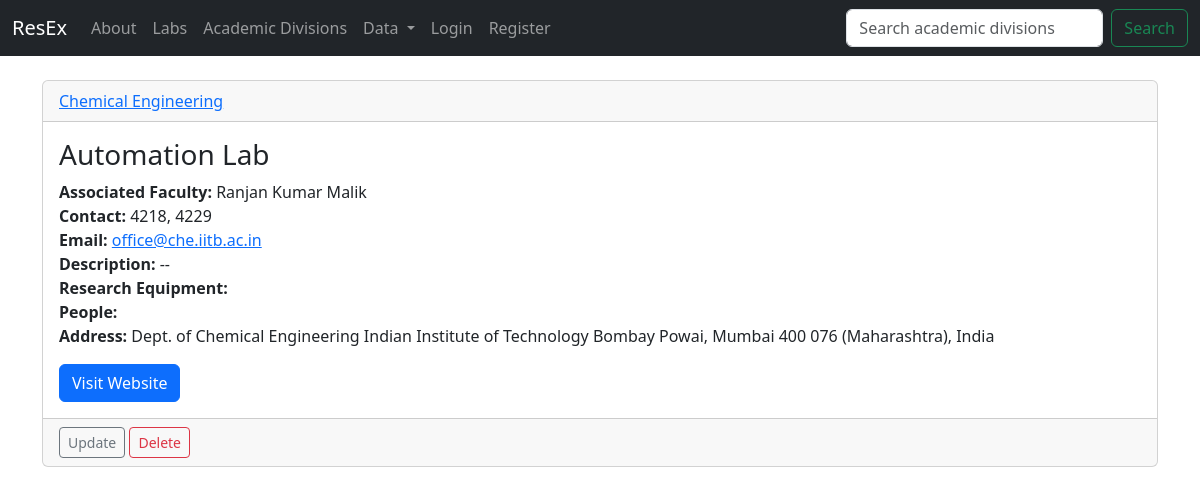
Before: /show_lab/3 with the older database file.
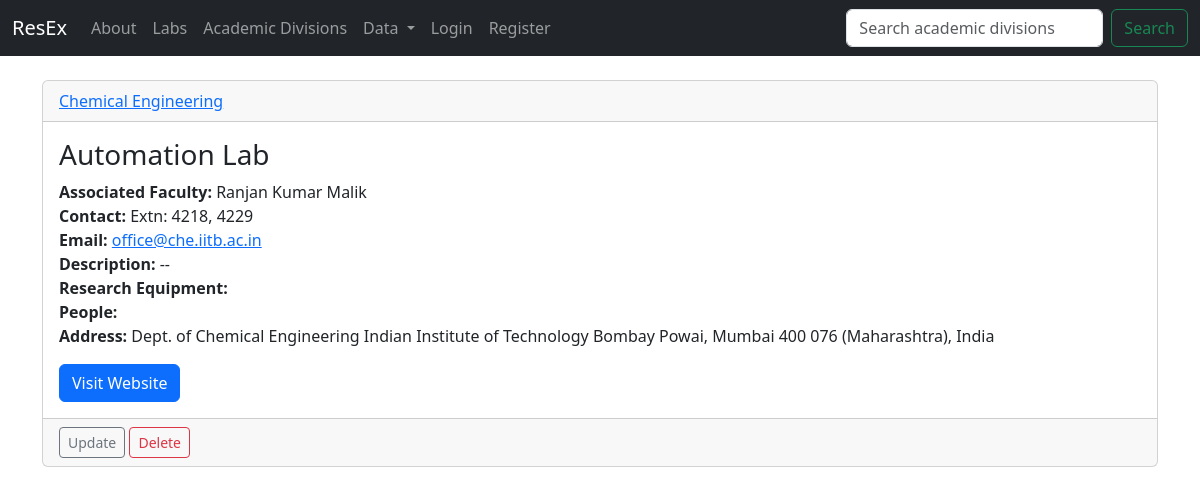
After: the same page with the newer database file.
### labs/models.py (models this page shows)
class Lab(models.Model):
	name = models.CharField('Lab Name', max_length=256)
	academic_division = models.ForeignKey(Academic_Division, blank=True, null=True, on_delete=models.SET_NULL)
	faculty = models.CharField('Faculty associated', blank=True, max_length=256)
	contact = models.CharField('Contact number', max_length=256, blank=True)
	description = models.TextField(blank=True)
	research_equipment = models.TextField(blank=True)
	web = models.URLField('Website address', blank=True)
	email_address = models.EmailField('Email Address', max_length=128, blank=True)
	associated_users = models.ManyToManyField(ResExUser, blank=True)
	address = models.CharField('Address', max_length=256, blank=True)
	poc_manager = models.ForeignKey(User, blank=True, null=True, on_delete=models.SET_NULL)
	def __str__(self):
		return self.name

class Academic_Division(models.Model):
	DEPARTMENT = 'Department'
	SCHOOL = 'School'
	INTERDISCIPLINARY_PROGRAM = 'Interdisciplinary Program'
	CENTRE = 'Centre'
	acad_div_type_CHOICES = [(DEPARTMENT, 'Department'),(SCHOOL, 'School'),	(INTERDISCIPLINARY_PROGRAM, 'Interdisciplinary Program'),(CENTRE, 'Centre'),]
	name = models.CharField('Academic Division Name', max_length=256)
	acad_div_type = models.CharField('Academic Division Type',max_length=28,choices=acad_div_type_CHOICES,default=DEPARTMENT,) # Dept, school, IDP, centers
	web = models.URLField('Website address')
	email = models.EmailField('Email Address', max_length=128, blank=True)
	def __str__(self):
		return self.name

### labs/views.py (the view)
# urls.py: path('show_lab/<lab_id>',views.show_lab, name="show-lab"),
def show_lab(request, lab_id):
	lab = Lab.objects.get(pk=lab_id)
	return render(request, 'labs/lab.html',
		{'lab':lab})

### labs/templates/labs/lab.html (shortened to what this page needs)
{% extends "labs/base.html" %}
{% block content %}
<div class="card">
  <div class="card-header">
    <a href="{% url 'show-acad-div' lab.academic_division.id %}">{{ lab.academic_division }}</a>
  </div>
  <div class="card-body">
    <h3 class="card-title">{{ lab }}</h3>
    <p class="card-text">
		<strong>Associated Faculty:</strong> {{ lab.faculty }}<br>
		<strong>Contact:</strong> {{ lab.contact }}<br>
		<strong>Email:</strong> <a href="mailto:{{ lab.email_address }}">{{ lab.email_address }}</a><br>
		<strong>Description:</strong> {{ lab.description }}<br>
		<strong>Research Equipment:</strong> {{ lab.research_equipment }}<br>
		<strong>People:</strong>
		<br>
		<strong>Address:</strong> {{lab.address }}<br>
    </p>
    <a href="{{ lab.web }}" class="btn btn-primary">Visit Website</a>
  </div>
  <div class="card-footer text-muted">
    <a href="{% url 'update-lab' lab.id %}"
				class="btn btn-outline-secondary btn-sm">Update</a>
		<a href="{% url 'delete-lab' lab.id %}"
				class="btn btn-outline-danger btn-sm">Delete</a>
  </div>
</div>
<br><br>
{% endblock %}

### labs/templates/labs/base.html (shortened to what this page needs)
<!doctype html>
<html lang="en">
  <head>
    <link href="https://cdn.jsdelivr.net/npm/bootstrap@5.3.0-alpha1/dist/css/bootstrap.min.css" rel="stylesheet">
  </head>
  <body>
  	{% include "labs/navbar.html"%}
  	<br>
    <div class="container">
      {% block content %}
      {% endblock %}
    </div>
  </body>
</html>

### labs/templates/labs/navbar.html (shortened to what this page needs)
<nav class="navbar navbar-expand-lg navbar-dark bg-dark">
  <div class="container-fluid">
    <a class="navbar-brand" href="{% url 'home' %}">ResEx</a>
    <div class="collapse navbar-collapse" id="navbarSupportedContent">
      <ul class="navbar-nav me-auto mb-2 mb-lg-0">
        <li class="nav-item">
          <a class="nav-link" href="{% url 'home' '2022' 'June'%}">About</a>
        </li>
        <li class="nav-item">
          <a class="nav-link" href="{% url 'list-labs' %}">Labs</a>
        </li>
        <li class="nav-item">
          <a class="nav-link" href="{% url 'list-acad-divs' %}">Academic Divisions</a>
        </li>
         <li class="nav-item dropdown">
          <a class="nav-link dropdown-toggle" href="#" role="button" data-bs-toggle="dropdown" aria-expanded="false">
            Data
          </a>
        </li>
        {% if user.is_authenticated %}
             <li class="nav-item">
              <a class="nav-link" href="{% url 'logout' %}">Logout</a>
             </li>
        {% else %}
              <li class="nav-item">
              <a class="nav-link" href="{% url 'login' %}">Login</a>
              </li>
              <li class="nav-item">
              <a class="nav-link" href="{% url 'register-user' %}">Register</a>
              </li>
        {% endif %}
      </ul>
      <form class="d-flex" method=POST action="{% url 'search-acad-divs' %}">
        <input class="form-control me-2" type="search" placeholder="Search academic divisions" aria-label="Search" name="searched_acad_divs">
        <button class="btn btn-outline-success" type="submit">Search</button>
      </form>
    </div>
  </div>
</nav>

Changed rows visible on the page:
changed Lab "Automation Lab": contact "4218, 4229" → "Extn: 4218, 4229"
